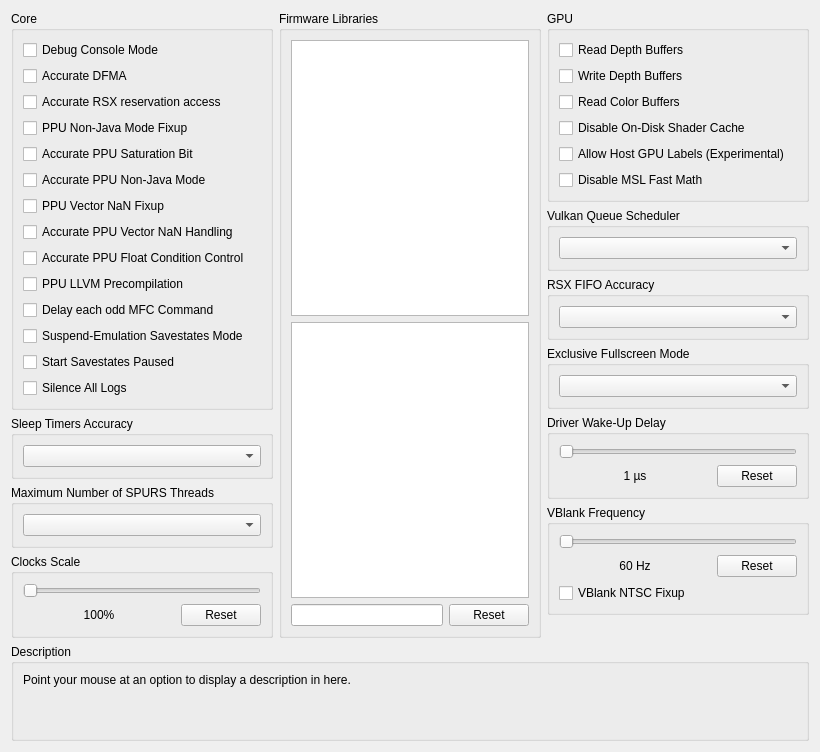
      <widget class="QWidget" name="advancedTab">
       <attribute name="title">
        <string>Advanced</string>
       </attribute>
       <layout class="QVBoxLayout" name="advancedTab_layout" stretch="1,0,0">
        <item>
         <layout class="QHBoxLayout" name="advancedTabLayout" stretch="1,1,1">
          <item>
           <layout class="QVBoxLayout" name="advancedTabLayoutLeft">
            <item>
             <widget class="QGroupBox" name="gb_advanced_core">
              <property name="sizePolicy">
               <sizepolicy hsizetype="Preferred" vsizetype="Minimum">
                <horstretch>0</horstretch>
                <verstretch>0</verstretch>
               </sizepolicy>
              </property>
              <property name="title">
               <string>Core</string>
              </property>
              <layout class="QVBoxLayout" name="gb_advanced_core_layout">
               <item>
                <widget class="QCheckBox" name="debugConsoleMode">
                 <property name="text">
                  <string>Debug Console Mode</string>
                 </property>
                </widget>
               </item>
               <item>
                <widget class="QCheckBox" name="accurateDFMA">
                 <property name="text">
                  <string>Accurate DFMA</string>
                 </property>
                </widget>
               </item>
               <item>
                <widget class="QCheckBox" name="accurateRSXAccess">
                 <property name="text">
                  <string>Accurate RSX reservation access</string>
                 </property>
                </widget>
               </item>
               <item>
                <widget class="QCheckBox" name="ppuNJFixup">
                 <property name="text">
                  <string>PPU Non-Java Mode Fixup</string>
                 </property>
                </widget>
               </item>
               <item>
                <widget class="QCheckBox" name="accuratePPUSAT">
                 <property name="text">
                  <string>Accurate PPU Saturation Bit</string>
                 </property>
                </widget>
               </item>
               <item>
                <widget class="QCheckBox" name="accuratePPUNJ">
                 <property name="text">
                  <string>Accurate PPU Non-Java Mode</string>
                 </property>
                </widget>
               </item>
               <item>
                <widget class="QCheckBox" name="fixupPPUVNAN">
                 <property name="text">
                  <string>PPU Vector NaN Fixup</string>
                 </property>
                </widget>
               </item>
               <item>
                <widget class="QCheckBox" name="accuratePPUVNAN">
                 <property name="text">
                  <string>Accurate PPU Vector NaN Handling</string>
                 </property>
                </widget>
               </item>
               <item>
                <widget class="QCheckBox" name="accuratePPUFPCC">
                 <property name="text">
                  <string>Accurate PPU Float Condition Control</string>
                 </property>
                </widget>
               </item>
               <item>
                <widget class="QCheckBox" name="ppuPrecompilation">
                 <property name="text">
                  <string>PPU LLVM Precompilation</string>
                 </property>
                </widget>
               </item>
               <item>
                <widget class="QCheckBox" name="mfcDelayCommand">
                 <property name="text">
                  <string>Delay each odd MFC Command</string>
                 </property>
                </widget>
               </item>
               <item>
                <widget class="QCheckBox" name="suspendSavestates">
                 <property name="text">
                  <string>Suspend-Emulation Savestates Mode</string>
                 </property>
                </widget>
               </item>
               <item>
                <widget class="QCheckBox" name="pausedSavestates">
                 <property name="text">
                  <string>Start Savestates Paused</string>
                 </property>
                </widget>
               </item>
               <item>
                <widget class="QCheckBox" name="silenceAllLogs">
                 <property name="text">
                  <string>Silence All Logs</string>
                 </property>
                </widget>
               </item>
              </layout>
             </widget>
            </item>
            <item>
             <widget class="QGroupBox" name="gb_sleep_timers_accuracy">
              <property name="sizePolicy">
               <sizepolicy hsizetype="Preferred" vsizetype="Minimum">
                <horstretch>0</horstretch>
                <verstretch>0</verstretch>
               </sizepolicy>
              </property>
              <property name="title">
               <string>Sleep Timers Accuracy</string>
              </property>
              <layout class="QVBoxLayout" name="gb_sleep_timers_accuracy_layout">
               <item>
                <widget class="QComboBox" name="sleepTimersAccuracy"/>
               </item>
              </layout>
             </widget>
            </item>
            <item>
             <widget class="QGroupBox" name="gb_max_spurs_threads">
              <property name="sizePolicy">
               <sizepolicy hsizetype="Preferred" vsizetype="Minimum">
                <horstretch>0</horstretch>
                <verstretch>0</verstretch>
               </sizepolicy>
              </property>
              <property name="title">
               <string>Maximum Number of SPURS Threads</string>
              </property>
              <layout class="QVBoxLayout" name="gb_max_spurs_threads_layout">
               <item>
                <widget class="QComboBox" name="maxSPURSThreads"/>
               </item>
              </layout>
             </widget>
            </item>
            <item>
             <widget class="QGroupBox" name="gb_clockScale">
              <property name="sizePolicy">
               <sizepolicy hsizetype="Preferred" vsizetype="Minimum">
                <horstretch>0</horstretch>
                <verstretch>0</verstretch>
               </sizepolicy>
              </property>
              <property name="title">
               <string>Clocks Scale</string>
              </property>
              <layout class="QVBoxLayout" name="gb_clockScale_layout">
               <item>
                <widget class="QSlider" name="clockScale">
                 <property name="orientation">
                  <enum>Qt::Horizontal</enum>
                 </property>
                </widget>
               </item>
               <item>
                <layout class="QHBoxLayout" name="clockScaleLayout" stretch="1,0">
                 <item>
                  <widget class="QLabel" name="clockScaleText">
                   <property name="text">
                    <string>100%</string>
                   </property>
                   <property name="alignment">
                    <set>Qt::AlignCenter</set>
                   </property>
                  </widget>
                 </item>
                 <item>
                  <widget class="QPushButton" name="clockScaleReset">
                   <property name="text">
                    <string>Reset</string>
                   </property>
                  </widget>
                 </item>
                </layout>
               </item>
              </layout>
             </widget>
            </item>
            <item>
             <spacer name="advancedTabSpacerLeft">
              <property name="orientation">
               <enum>Qt::Vertical</enum>
              </property>
              <property name="sizeType">
               <enum>QSizePolicy::MinimumExpanding</enum>
              </property>
              <property name="sizeHint" stdset="0">
               <size>
                <width>0</width>
                <height>0</height>
               </size>
              </property>
             </spacer>
            </item>
           </layout>
          </item>
          <item>
           <layout class="QVBoxLayout" name="advancedTabLayoutMiddle">
            <item>
             <widget class="QGroupBox" name="gb_libs">
              <property name="title">
               <string>Firmware Libraries</string>
              </property>
              <layout class="QVBoxLayout" name="gb_libs_layout">
               <item>
                <widget class="QListWidget" name="hleList">
                 <property name="sizePolicy">
                  <sizepolicy hsizetype="Preferred" vsizetype="Preferred">
                   <horstretch>0</horstretch>
                   <verstretch>0</verstretch>
                  </sizepolicy>
                 </property>
                 <property name="selectionMode">
                  <enum>QAbstractItemView::ExtendedSelection</enum>
                 </property>
                </widget>
               </item>
               <item>
                <widget class="QListWidget" name="lleList">
                 <property name="sizePolicy">
                  <sizepolicy hsizetype="Preferred" vsizetype="Preferred">
                   <horstretch>0</horstretch>
                   <verstretch>0</verstretch>
                  </sizepolicy>
                 </property>
                 <property name="selectionMode">
                  <enum>QAbstractItemView::ExtendedSelection</enum>
                 </property>
                </widget>
               </item>
               <item>
                <layout class="QHBoxLayout" name="gb_lleLibs_layout" stretch="1,0">
                 <property name="spacing">
                  <number>6</number>
                 </property>
                 <property name="sizeConstraint">
                  <enum>QLayout::SetNoConstraint</enum>
                 </property>
                 <item>
                  <widget class="QLineEdit" name="searchBox"/>
                 </item>
                 <item>
                  <widget class="QPushButton" name="resetLleList">
                   <property name="text">
                    <string>Reset</string>
                   </property>
                  </widget>
                 </item>
                </layout>
               </item>
              </layout>
             </widget>
            </item>
           </layout>
          </item>
          <item>
           <layout class="QVBoxLayout" name="advancedTabLayoutRight">
            <item>
             <widget class="QGroupBox" name="gb_advanced_gpu">
              <property name="sizePolicy">
               <sizepolicy hsizetype="Preferred" vsizetype="Minimum">
                <horstretch>0</horstretch>
                <verstretch>0</verstretch>
               </sizepolicy>
              </property>
              <property name="title">
               <string>GPU</string>
              </property>
              <layout class="QVBoxLayout" name="gb_advanced_gpu_layout">
               <item>
                <widget class="QCheckBox" name="readDepth">
                 <property name="text">
                  <string>Read Depth Buffers</string>
                 </property>
                </widget>
               </item>
               <item>
                <widget class="QCheckBox" name="dumpDepth">
                 <property name="text">
                  <string>Write Depth Buffers</string>
                 </property>
                </widget>
               </item>
               <item>
                <widget class="QCheckBox" name="readColor">
                 <property name="text">
                  <string>Read Color Buffers</string>
                 </property>
                </widget>
               </item>
               <item>
                <widget class="QCheckBox" name="disableOnDiskShaderCache">
                 <property name="text">
                  <string>Disable On-Disk Shader Cache</string>
                 </property>
                </widget>
               </item>
               <item>
                <widget class="QCheckBox" name="allowHostGPULabels">
                 <property name="text">
                  <string>Allow Host GPU Labels (Experimental)</string>
                 </property>
                </widget>
               </item>
               <item>
                <widget class="QCheckBox" name="disableMslFastMath">
                 <property name="text">
                  <string>Disable MSL Fast Math</string>
                 </property>
                </widget>
               </item>
              </layout>
             </widget>
            </item>
            <item>
             <widget class="QGroupBox" name="gb_vulkansched">
              <property name="sizePolicy">
               <sizepolicy hsizetype="Preferred" vsizetype="Minimum">
                <horstretch>0</horstretch>
                <verstretch>0</verstretch>
               </sizepolicy>
              </property>
              <property name="title">
               <string>Vulkan Queue Scheduler</string>
              </property>
              <layout class="QVBoxLayout" name="gb_vksched_layout">
               <item>
                <widget class="QComboBox" name="vulkansched"/>
               </item>
              </layout>
             </widget>
            </item>
            <item>
             <widget class="QGroupBox" name="gb_rsx_fifo_accuracy">
              <property name="sizePolicy">
               <sizepolicy hsizetype="Preferred" vsizetype="Minimum">
                <horstretch>0</horstretch>
                <verstretch>0</verstretch>
               </sizepolicy>
              </property>
              <property name="title">
               <string>RSX FIFO Accuracy</string>
              </property>
              <layout class="QVBoxLayout" name="gb_rsx_fifo_accuracy_layout">
               <item>
                <widget class="QComboBox" name="FIFOAccuracy"/>
               </item>
              </layout>
             </widget>
            </item>
            <item>
             <widget class="QGroupBox" name="gb_exclusiveFullscreen">
              <property name="sizePolicy">
               <sizepolicy hsizetype="Preferred" vsizetype="Minimum">
                <horstretch>0</horstretch>
                <verstretch>0</verstretch>
               </sizepolicy>
              </property>
              <property name="title">
               <string>Exclusive Fullscreen Mode</string>
              </property>
              <layout class="QVBoxLayout" name="gb_exclusiveFullscreen_layout">
               <item>
                <widget class="QComboBox" name="exclusiveFullscreenMode"/>
               </item>
              </layout>
             </widget>
            </item>
            <item>
             <widget class="QGroupBox" name="gb_wakeupDelay">
              <property name="sizePolicy">
               <sizepolicy hsizetype="Preferred" vsizetype="Minimum">
                <horstretch>0</horstretch>
                <verstretch>0</verstretch>
               </sizepolicy>
              </property>
              <property name="title">
               <string>Driver Wake-Up Delay</string>
              </property>
              <layout class="QVBoxLayout" name="gb_wakeupDelay_layout">
               <item>
                <widget class="QSlider" name="wakeupDelay">
                 <property name="orientation">
                  <enum>Qt::Horizontal</enum>
                 </property>
                </widget>
               </item>
               <item>
                <layout class="QHBoxLayout" name="wakeupDelayLayout" stretch="1,0">
                 <item>
                  <widget class="QLabel" name="wakeupText">
                   <property name="text">
                    <string>1 µs</string>
                   </property>
                   <property name="alignment">
                    <set>Qt::AlignCenter</set>
                   </property>
                  </widget>
                 </item>
                 <item>
                  <widget class="QPushButton" name="wakeupReset">
                   <property name="text">
                    <string>Reset</string>
                   </property>
                  </widget>
                 </item>
                </layout>
               </item>
              </layout>
             </widget>
            </item>
            <item>
             <widget class="QGroupBox" name="gb_vblank">
              <property name="sizePolicy">
               <sizepolicy hsizetype="Preferred" vsizetype="Minimum">
                <horstretch>0</horstretch>
                <verstretch>0</verstretch>
               </sizepolicy>
              </property>
              <property name="title">
               <string>VBlank Frequency</string>
              </property>
              <layout class="QVBoxLayout" name="gb_vblank_layout">
               <item>
                <widget class="QSlider" name="vblank">
                 <property name="orientation">
                  <enum>Qt::Horizontal</enum>
                 </property>
                </widget>
               </item>
               <item>
                <layout class="QHBoxLayout" name="vBlankLayout" stretch="1,0">
                 <item>
                  <widget class="QLabel" name="vblankText">
                   <property name="text">
                    <string>60 Hz</string>
                   </property>
                   <property name="alignment">
                    <set>Qt::AlignCenter</set>
                   </property>
                  </widget>
                 </item>
                 <item>
                  <widget class="QPushButton" name="vblankReset">
                   <property name="text">
                    <string>Reset</string>
                   </property>
                  </widget>
                 </item>
                </layout>
               </item>
               <item>
                <widget class="QCheckBox" name="vblankNTSCFixup">
                 <property name="text">
                  <string>VBlank NTSC Fixup</string>
                 </property>
                </widget>
               </item>
              </layout>
             </widget>
            </item>
            <item>
             <spacer name="advancedTabSpacerRight">
              <property name="orientation">
               <enum>Qt::Vertical</enum>
              </property>
              <property name="sizeType">
               <enum>QSizePolicy::MinimumExpanding</enum>
              </property>
              <property name="sizeHint" stdset="0">
               <size>
                <width>13</width>
                <height>13</height>
               </size>
              </property>
             </spacer>
            </item>
           </layout>
          </item>
         </layout>
        </item>
        <item>
         <spacer name="advancedTabSpacer">
          <property name="orientation">
           <enum>Qt::Vertical</enum>
          </property>
          <property name="sizeHint" stdset="0">
           <size>
            <width>0</width>
            <height>0</height>
           </size>
          </property>
         </spacer>
        </item>
        <item>
         <widget class="QGroupBox" name="gb_description_advanced">
          <property name="title">
           <string>Description</string>
          </property>
          <layout class="QVBoxLayout" name="gb_description_advanced_layout">
           <item>
            <widget class="QLabel" name="description_advanced">
             <property name="text">
              <string>Point your mouse at an option to display a description in here.


</string>
             </property>
             <property name="textFormat">
              <enum>Qt::PlainText</enum>
             </property>
             <property name="alignment">
              <set>Qt::AlignLeading|Qt::AlignLeft|Qt::AlignTop</set>
             </property>
             <property name="wordWrap">
              <bool>true</bool>
             </property>
            </widget>
           </item>
          </layout>
         </widget>
        </item>
       </layout>
      </widget>
